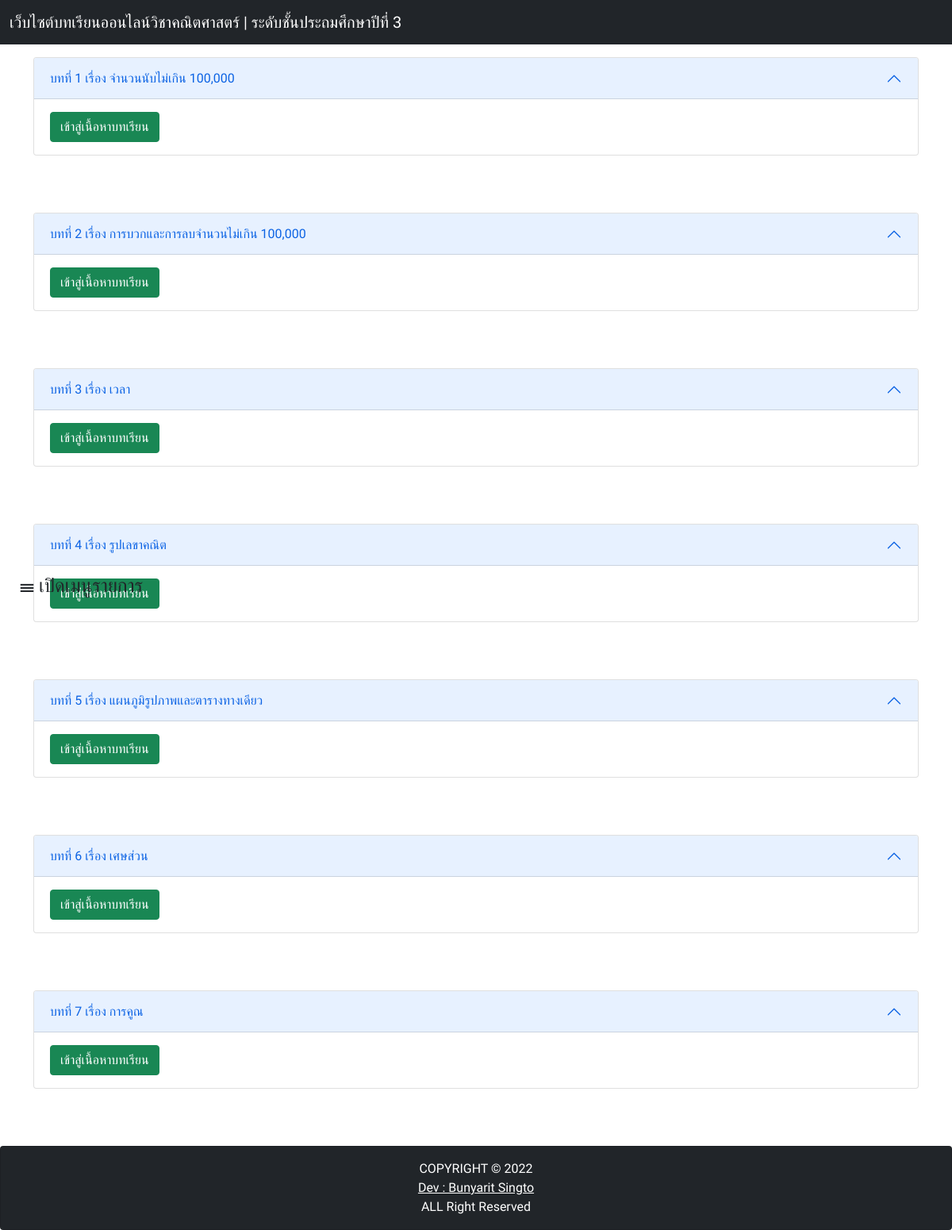
Page /Student/showlesson.php (signed in) on the committed database.
### tables this page shows
CREATE TABLE `lessons` (
  `lesson_id` int(255) NOT NULL COMMENT 'บทเรียนที่',
  `lesson_name` varchar(255) NOT NULL COMMENT 'ชื่อบทเรียน'
);

### Student/showlesson.php (the view, shortened to what this page needs)
<?php
 require_once('../server/connect.php');
?>
<!DOCTYPE html>
<html lang="en">
<head>
    <link rel="stylesheet" href="https://cdnjs.cloudflare.com/ajax/libs/font-awesome/6.0.0-beta3/css/all.min.css">
    <link href="https://cdn.jsdelivr.net/npm/bootstrap@5.0.2/dist/css/bootstrap.min.css" rel="stylesheet">
    <link rel="stylesheet" href="../css/style.css">
</head>
<body>
    <div class="Menu">
    <span onclick="openNav()">&#9776; เปิดเมนูรายการ</span>
   </div>
    <nav class="navbar navbar-expand-lg fixed-top navbar-dark bg-dark">
        <div class="container-fluid">
            <a class="navbar-brand" href="#">เว็บไซต์บทเรียนออนไลน์วิชาคณิตศาสตร์ | ระดับชั้นประถมศึกษาปีที่ 3</a>
        </div>
    </nav>
<br> <br> <br>
<?php
    $lessons = "SELECT * FROM lessons";
    $result = $conn->prepare($lessons);
    $result->execute();
?>
<?php while ($row = $result->fetch(PDO::FETCH_ASSOC)) { ?>
<div class="container">
    <div class="accordion" id="accordionExample">
    <div class="accordion-item">
        <h2 class="accordion-header" id="headingOne">
        <button class="accordion-button" type="button" data-bs-toggle="collapse" data-bs-target="#collapseOne" aria-expanded="true" aria-controls="collapseOne">
            บทที่ <?php echo $row['lesson_id']; ?> เรื่อง <?php echo $row['lesson_name']; ?>
        </button>
        </h2>
        <div id="collapseOne" class="accordion-collapse collapse show" aria-labelledby="headingOne" data-bs-parent="#accordionExample">
        <div class="accordion-body">
        <a class="btn btn-success" href="lesson.php?id=<?=$row['lesson_id'];?>">เข้าสู่เนื้อหาบทเรียน</a> <br>
        </div>
        </div>
    </div>
    </div>
</div>
ิ<br>
ิ<br>
ิ<br>
<?php } ?>
<footer class="card bg-dark text-white text-center p-3">
        <span> COPYRIGHT © 2022</span>
            <a class="text-white" >Dev : Bunyarit Singto</a>
            ALL Right Reserved
    </footer>
</body>
</html>

### css/style.css (style rules this page uses)
body { font-family: 'Prompt', sans-serif; }
H2 { font-family: 'Prompt', sans-serif; }
.Menu { position: absolute; left: 25px; height: 770px; bottom: 60px; font-size: 150%; }

### rows in the picture
lessons: lesson_id "1", lesson_name "จำนวนนับไม่เกิน 100,000"
lessons: lesson_id "2", lesson_name "การบวกและการลบจำนวนไม่เกิน 100,000"
lessons: lesson_id "3", lesson_name "เวลา"
lessons: lesson_id "4", lesson_name "รูปเลขาคณิต"
lessons: lesson_id "5", lesson_name "แผนภูมิรูปภาพและตารางทางเดียว"
lessons: lesson_id "6", lesson_name "เศษส่วน"
lessons: lesson_id "7", lesson_name "การคูณ"
